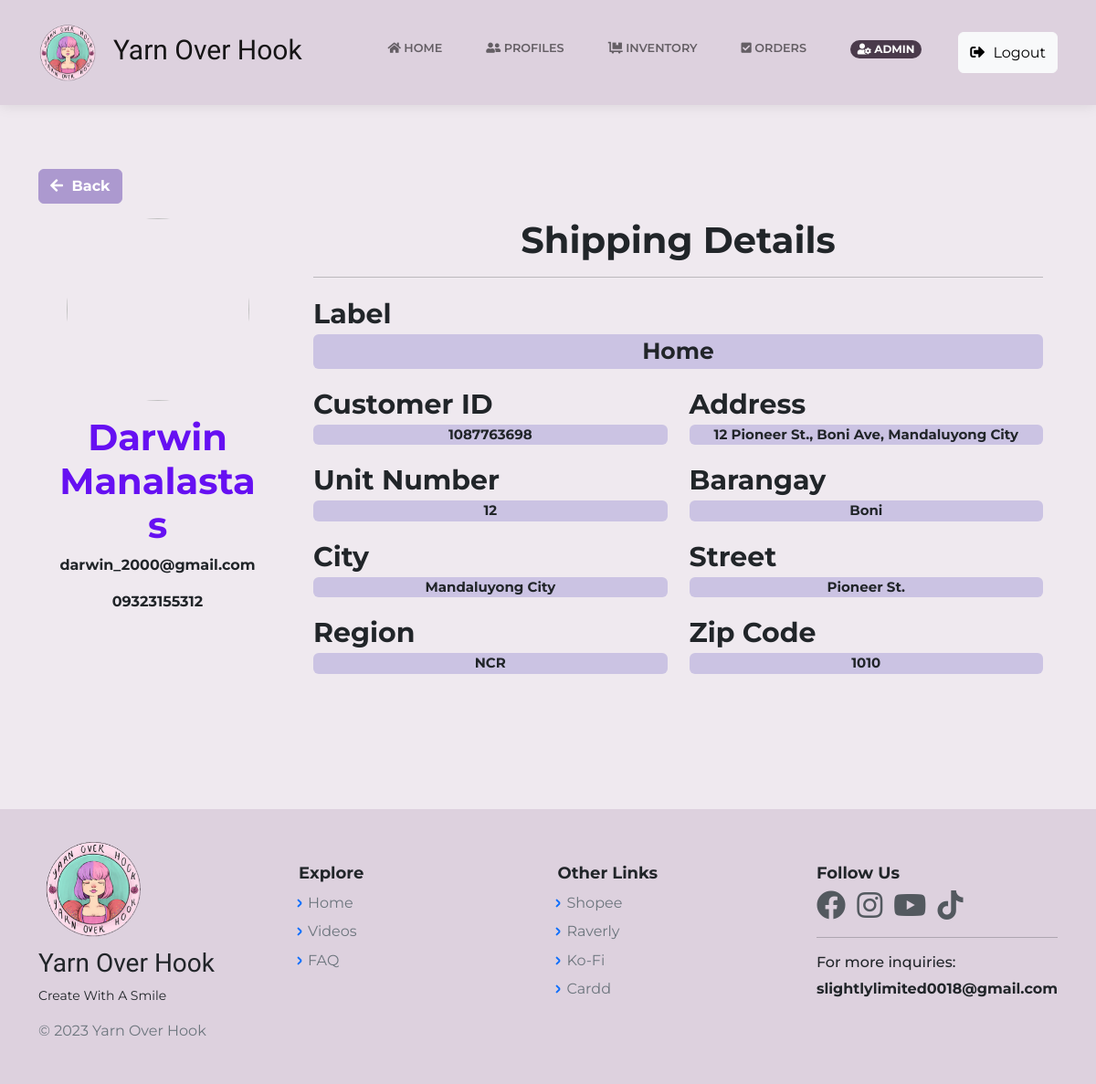
Page /ProfileAccntViewAdmin.php?id=2 (signed in) on the earlier database version.
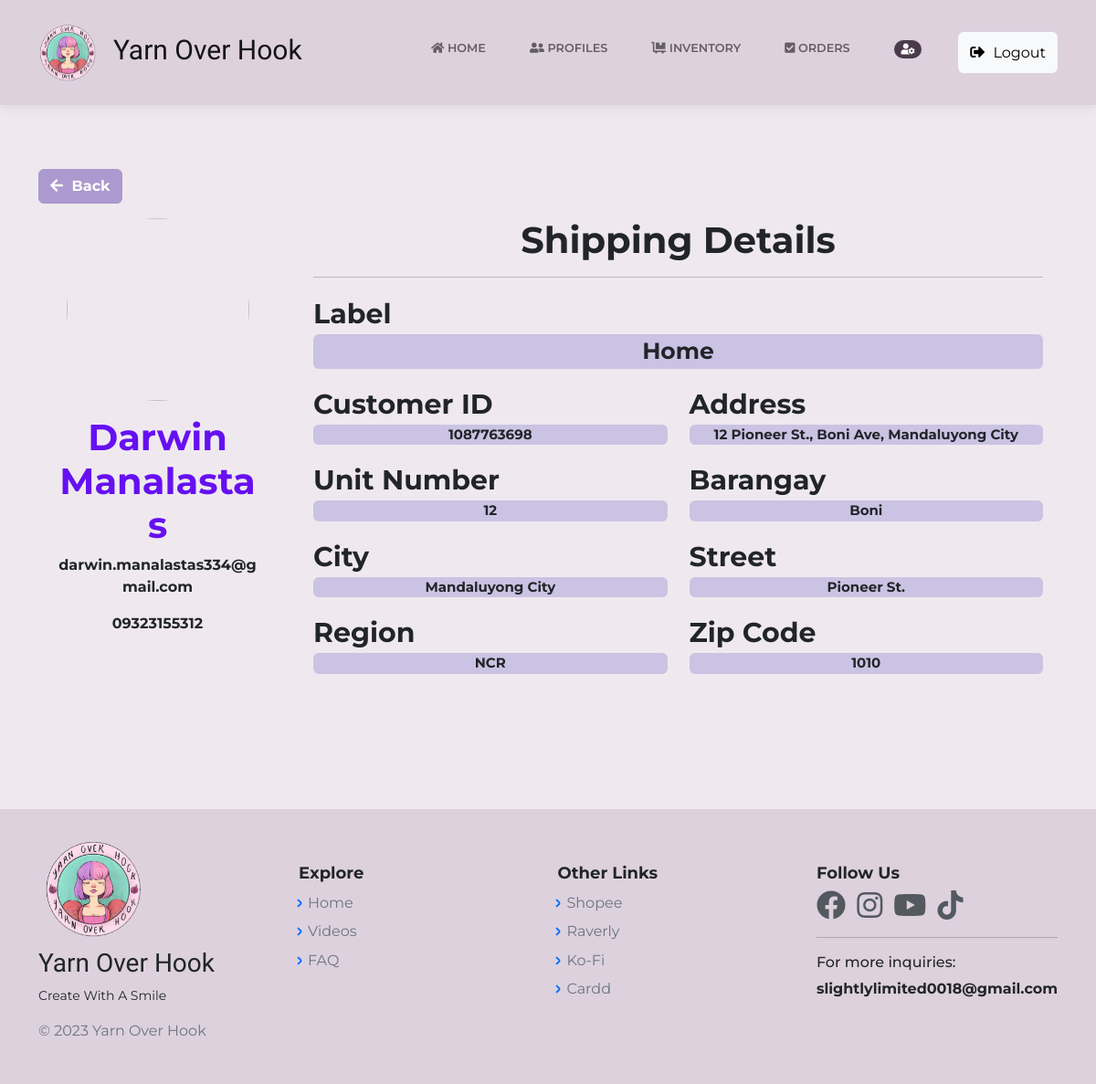
Same page on the later database version.
### tables this page shows
CREATE TABLE `cust_profile` (
  `id` bigint(20) NOT NULL,
  `c_id` bigint(12) NOT NULL,
  `c_name` varchar(60) NOT NULL,
  `c_avatar` varchar(255) NOT NULL,
  `c_label` varchar(255) NOT NULL,
  `email` varchar(60) NOT NULL,
  `region` varchar(60) NOT NULL,
  `city` varchar(60) NOT NULL,
  `street` varchar(60) NOT NULL,
  `barangay` varchar(60) NOT NULL,
  `phone_no` varchar(20) NOT NULL,
  `zip_code` int(12) NOT NULL,
  `unit_no` int(11) NOT NULL,
  `date` timestamp NOT NULL DEFAULT current_timestamp() ON UPDATE current_timestamp(),
  `address` varchar(150) NOT NULL,
  `login_id` bigint(12) NOT NULL,
  `unique_id` int(5) NOT NULL DEFAULT 1,
  `cust_status` int(1) NOT NULL DEFAULT 0
);

### ProfileAccntViewAdmin.php (the view, shortened to what the changed rows need)
<?php
    include("includes/dbh.inc.php");
    require 'layouts/Header.php';
    if(isset($_GET['id'])) {
		$id = mysqli_real_escape_string($con, $_GET['id']);
		$item = "SELECT * FROM cust_profile WHERE id = $id";
		$result = mysqli_query($con, $item);
		$profile = mysqli_fetch_assoc($result);
	}
?>
<body class="d-flex flex-column min-vh-100" >
<?php require 'layouts/nav.php';?>
    <?php if($profile): ?>
        <main class="page blog-post">
    <section class="clean-block clean-post dark" style="background-color:#efe9ef; border:none; ">
        <div class="container">
        <button class="btn btn-primary pull-right" type="button" style="font-weight:bold;border-color: #AC99CF;background: #AC99CF;"><a href="CustomerProfileListAdmin.php" style="text-decoration:none;color:white;"><i class="fa fa-arrow-left"></i> Back </a></button>
    <div class="row gutters">
    <div class="col-xl-3 col-lg-3 col-md-12 col-sm-12 col-12">
    <div class="card h-100">
        <div class="card-body" style="background:#efe9ef;">
            <div class="account-settings">
                <div class="user-profile">
                    <div class="user-avatar" >
                        <img src="assets/img/avatars/nopic1.jpg" style="height:200px; width:200px;">
                    </div>
                    <h5 class="user-name" style="font-weight: bold; font-size:40px; color: var(--bs-indigo);"><?php echo $profile['c_name']; ?></h5>
                    <p style="font-weight: bold; "><?php echo $profile['email']; ?></p>
                    <p style="font-weight: bold; "><?php echo $profile['phone_no']; ?></p>
                </div>
            </div>
        </div>
    </div>
    </div>
    <div class="col-xl-9 col-lg-9 col-md-12 col-sm-12 col-12" style="background-color:#efe9ef;">
    <div class="card h-100">
        <div class="card-body" style="background: #efe9ef;">
            <div class="row gutters">
                <div class="col-xl-12 col-lg-12 col-md-12 col-sm-12 col-12">
                    <h6 style="font-weight: bold; font-size:40px; text-align:center; " >Shipping Details</h6>
                    <hr>
                </div>
                <div class="col-md-12">
                    <div class="form-group">
                        <label style="font-weight:bold;font-size:30px; ">Label</label>
                        <p class="rounded" style="font-size:25px;background:#cbc3e3; font-weight:bold; text-align:center;"><?php echo $profile['c_label']; ?></p>
                    </div>
                </div>
                <div class="col-xl-6 col-lg-6 col-md-6 col-sm-6 col-12">
                    <div class="form-group">
                        <label style="font-weight:bold;font-size:30px; ">Customer ID</label>
                        <p class="rounded" style="font-size:15px;background:#cbc3e3; font-weight:bold; text-align:center;"><?php echo $profile['c_id']; ?></p>
                    </div>
                </div>
                <div class="col-xl-6 col-lg-6 col-md-6 col-sm-6 col-12">
                    <div class="form-group">
                        <label style="font-weight:bold;font-size:30px; ">Address</label>
                        <p class="rounded" style="font-size:15px;background:#cbc3e3; font-weight:bold; text-align:center;"><?php echo $profile['address']; ?></p>
                    </div>
                </div>
                <div class="col-xl-6 col-lg-6 col-md-6 col-sm-6 col-12">
                    <div class="form-group">
                        <label style="font-weight:bold; font-size:30px; ">Unit Number</label>
                        <p class="rounded" style="font-size:15px;background:#cbc3e3; font-weight:bold; text-align:center;"><?php echo $profile['unit_no']; ?></p>
                    </div>
                </div>
                <div class="col-xl-6 col-lg-6 col-md-6 col-sm-6 col-12">
                    <div class="form-group">
                        <label style="font-weight:bold;font-size:30px; " >Barangay</label>
                        <p class="rounded" style="font-size:15px;background:#cbc3e3; font-weight:bold; text-align:center;"><?php echo $profile['barangay']; ?></p>
                    </div>
                </div>
                <div class="col-xl-6 col-lg-6 col-md-6 col-sm-6 col-12">
                    <div class="form-group">
                        <label style="font-weight:bold;font-size:30px; ">City</label>
                        <p class="rounded" style="font-size:15px;background:#cbc3e3; font-weight:bold; text-align:center;"><?php echo $profile['city']; ?></p>
                    </div>
                </div>
                <div class="col-xl-6 col-lg-6 col-md-6 col-sm-6 col-12">
                    <div class="form-group">
                        <label style="font-weight:bold;font-size:30px; ">Street</label>
                        <p class="rounded" style="font-size:15px;background:#cbc3e3; font-weight:bold; text-align:center;"><?php echo $profile['street']; ?></p>
                    </div>
                </div>
                <div class="col-xl-6 col-lg-6 col-md-6 col-sm-6 col-12">
                    <div class="form-group">
                        <label style="font-weight:bold;font-size:30px; ">Region</label>
                        <p class="rounded" style="font-size:15px;background:#cbc3e3; font-weight:bold; text-align:center;"><?php echo $profile['region']; ?></p>
                    </div>
                </div>
                <div class="col-xl-6 col-lg-6 col-md-6 col-sm-6 col-10" style="position:center;">
                    <div class="form-group">
                        <label style="font-weight:bold; font-size:30px;">Zip Code</label>
                        <p class="rounded" style="font-size:15px;background:#cbc3e3; font-weight:bold; text-align:center;"><?php echo $profile['zip_code']; ?></p>
                    </div>
                </div>
            </div>
        </div>
    </div>
    </div>
    </div>
    </div>
            <?php else: ?>
                <div class="container my-5">
                    <h2> Oops.. Page not found. Please try again. </h2>
                </div>
            <?php endif ?>
        </section>
    </main>
<?php require 'layouts/Footer.php';?>

### layouts/Nav.php (shortened to what the changed rows need)
<header>
    <nav class="navbar navbar-light navbar-expand-lg fixed-top clean-navbar">
        <div class="container">
            <div class="collapse navbar-collapse my-2" id="navcol-1">
            <?php
                if (isset($_SESSION['login_id']) && $_SESSION['user_rank'] == 'user'){
                    echo '<ul class="navbar-nav ms-auto">
                    <li class="nav-item"><a class="nav-link" href="HomePage.php"><i class="fas fa-home"></i> Home</a></li>
                    <li class="nav-item"><a class="nav-link" href="ProfileAccntView.php"><i class="fas fa-user-friends"></i> Profiles</a></li>
                    <li class="nav-item"><a class="nav-link" href="OrderPageCust.php"><i class="fas fa-check-square"></i> Orders</a></li>
                    <li class="nav-item"><a class="nav-link" href="UserProfile.php"><h6><span class="badge rounded-pill text-white" style="background-color: #4a3a4b;"><i class="fas fa-user-circle"></i> '.$_SESSION['cust_name'].'</span></h6></a></li>
                    <button class="btn btn-light my-3 my-sm-0" id="logout" name="logout" type="submit"> <i class="fas fa-sign-out-alt"></i> Logout</button>
                    </ul>';
                    ?>
                    <script src="https://ajax.googleapis.com/ajax/libs/jquery/1.12.4/jquery.min.js"></script>
                    <script src="https://maxcdn.bootstrapcdn.com/bootstrap/3.3.7/js/bootstrap.min.js"></script>
                    <script src="assets/js/sessiontimeout.js"></script>
                    <?php
                } else if (isset($_SESSION['login_id']) && $_SESSION['user_rank'] == 'admin') {
                    echo '<ul class="navbar-nav ms-auto">
                    <li class="nav-item"><a class="nav-link" href="HomePage.php"><i class="fas fa-home"></i> Home</a></li>
                    <li class="nav-item"><a class="nav-link" href="CustomerProfileListAdmin.php"><i class="fas fa-user-friends"></i> Profiles</a></li>
                    <li class="nav-item"><a class="nav-link" href="Inventory.php"><i class="fas fa-dolly-flatbed"></i> Inventory</a></li>
                    <li class="nav-item"><a class="nav-link" href="OrdersAdminView.php"><i class="fas fa-check-square"></i> Orders</a></li>
                    <li class="nav-item"><a class="nav-link" href="UserProfileAdmin.php"><h6><span class="badge rounded-pill text-white" style="background-color: #4a3a4b;"><i class="fas fa-user-cog"></i> '.$_SESSION['cust_name'].'</span></h6></a></li>
                    <button class="btn btn-light my-3 my-sm-0" id="logout" name="logout" type="submit"> <i class="fas fa-sign-out-alt"></i> Logout</button>
                    </ul>';
                    ?>
            <?php
                }
            ?>
            </div>
        </div>
    </nav>
</header>

Differences in the rows shown:
changed cust_profile "Darwin Manalastas": email "darwin_2000@gmail.com" → "darwin.manalastas334@gmail.com"
Other differences:
$_SESSION['cust_name']: "ADMIN" → (not shown)
